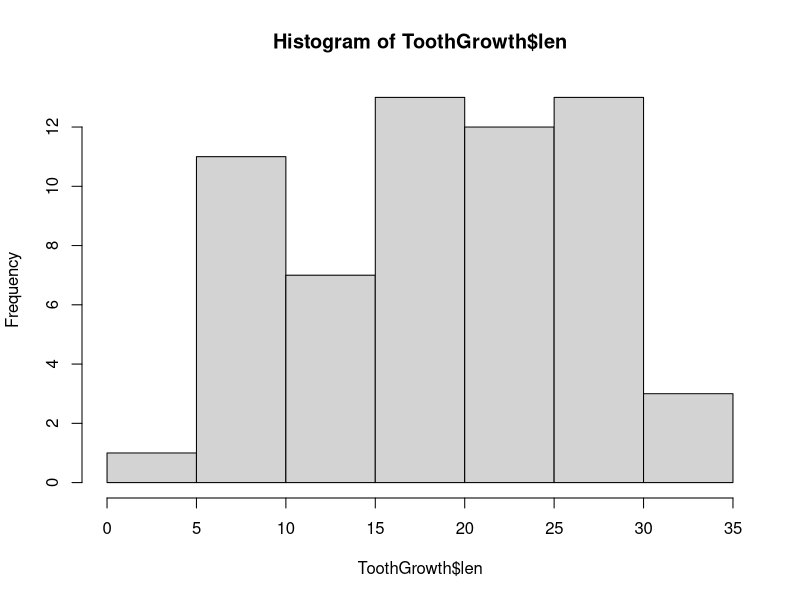
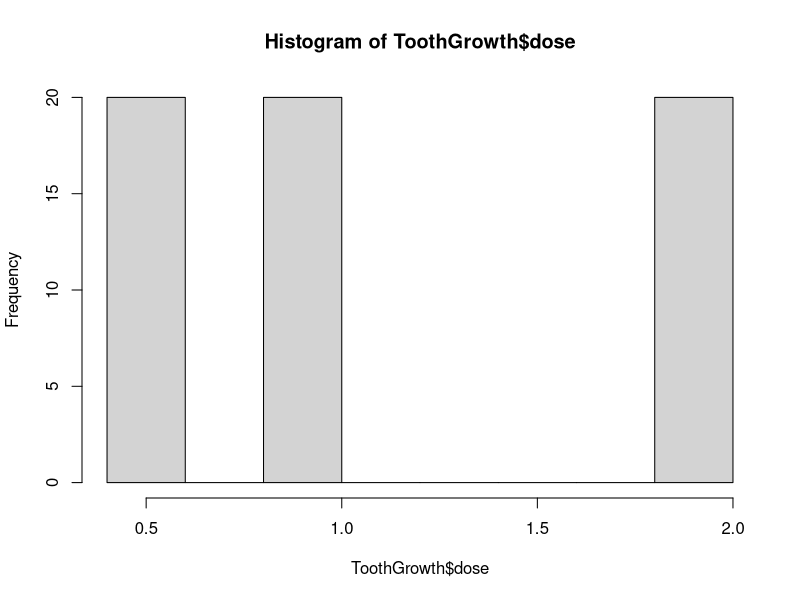

These figures' R source, in order:
data("ToothGrowth")
summary(ToothGrowth)
str(ToothGrowth)
head(ToothGrowth)
tail(ToothGrowth)

hist(ToothGrowth$len)
hist(ToothGrowth$dose)
